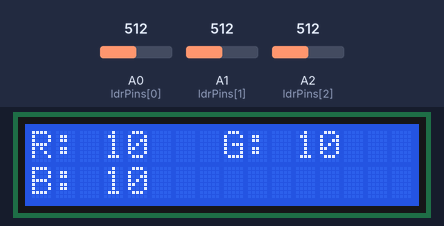
This sketch was run on a simulated Arduino Uno, built with avr-gcc and run on an emulated ATmega328P. Shown: 16×2 character LCD. Inputs (shaded band) come from the test bench; at power-on: A0 (ldrPins[0]) = 512, A1 (ldrPins[1]) = 512, A2 (ldrPins[2]) = 512. What the sketch prints to the serial monitor is not drawn.

Above: at 1.5 s.
1.6 s: A0 (ldrPins[0]) set to 493
At 2.8 s:
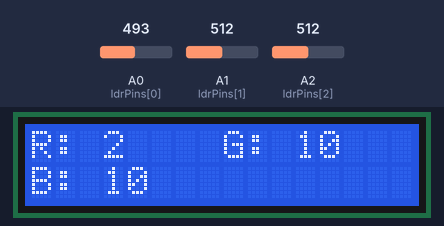
4.6 s: A1 (ldrPins[1]) set to 716
At 5.0 s:
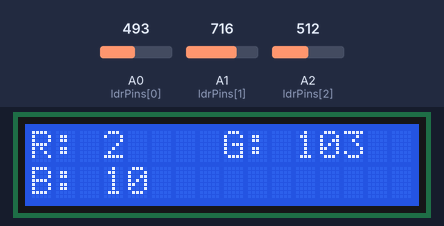
6.1 s: A2 (ldrPins[2]) set to 476
At 7.6 s:
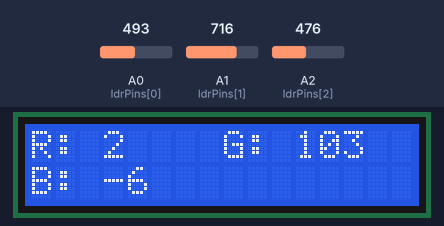
7.9 s: A2 (ldrPins[2]) set to 454
At 8.7 s:
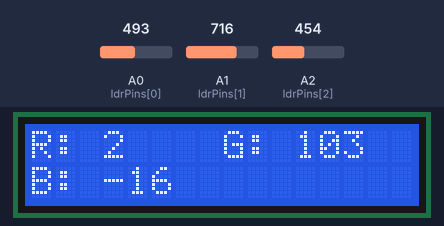
9.4 s: A0 (ldrPins[0]) set to 698
At 10.2 s:
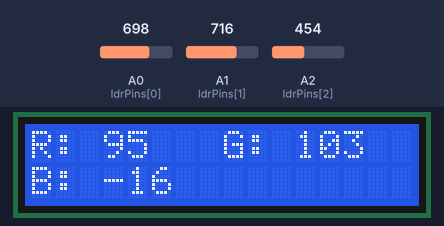
10.9 s: A0 (ldrPins[0]) set to 716
At 12.4 s:
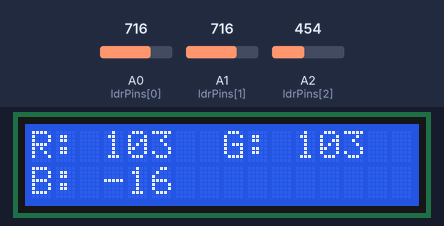
Timing chart, 0 to 13.7 s (numbered marks = the images above; inputs shaded):
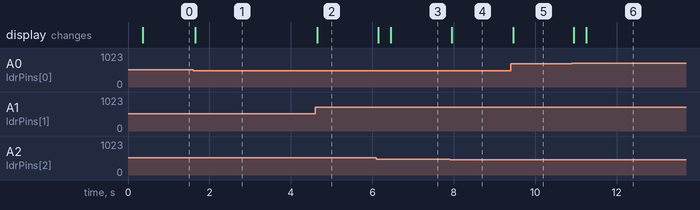

Measured:
- after the input at 1.6 s, the display: changes after 0.05 s (image 1)
- after the input at 4.6 s, the display: changes after 0.05 s (image 2)
- after the input at 6.1 s, the display: first changes at once (image 3 shows a later state)
- after the input at 7.9 s, the display: changes after 0.05 s (image 4)
- after the input at 9.4 s, the display: changes after 0.06 s (image 5)
- after the input at 10.9 s, the display: first changes at once (image 6 shows a later state)

The sketch:

simulation.ino
```cpp
#include <LiquidCrystal.h>

// define the lcd
LiquidCrystal lcd(2,3,4,5,6,7);

// these variables are or the sensor reading process
const int ldrPins[3] = {A0, A1, A2};
short color[3] = {};
double ratio[3] = {1,1,1};

// these values are only for testing
short LM[2][3] = {{}, {1023, 1023, 1023}};

void readColor(bool calibrate = false){
  // declaring a variable to get the average
  short holder[3] = {};

  // read and add all values to get the average
  // since we are using 2 ms delay it will take nearly 20 ms to read the color
  for(size_t i = 0; i < 10; ++i){
    for(size_t j = 0; j < 3; ++j)
      holder[j] += analogRead(ldrPins[j]);
      delay(2);
  }// end of the for loop

  // now get the average
  for (size_t i = 0; i < 3; ++i){
    if (calibrate){
      color[i] = holder[i] / 10 * ratio[i];
    }else{
      color[i] = (holder[i] / 10) * ratio[i];
      color[i] = int(map(color[i], LM[0][i], LM[1][i], 10, 245));
    }
  }
}// end of the read color function

void calibrate(){
  readColor(true); // read the RGB values
  double average = {};
  for (size_t i = 0; i < 3; ++i) average += (float(color[i])/3);
  for (size_t i = 0; i < 3; ++i) ratio[i] = average / color[i];

  // then assign that value to minimum of LM
  readColor(true);
  for (short i = 0; i < 3; ++i)
    LM[0][i] = color[i];

}// end of calibration

void sendBT(){
  Serial.print(color[0]);
  Serial.print(",");
  Serial.print(color[1]);
  Serial.print(",");
  Serial.print(color[2]);
  Serial.println();
}// end of printing details in to the serial monitor and Blutooth

void sendLCD(){
  lcd.clear();
  lcd.setCursor(0,0);
  lcd.print("R:");
  lcd.setCursor(3,0);
  lcd.print(color[0]);

  lcd.setCursor(8,0);
  lcd.print("G:");
  lcd.setCursor(11,0);
  lcd.print(color[1]);

  lcd.setCursor(0,1);
  lcd.print("B:");
  lcd.setCursor(3,1);
  lcd.print(color[2]);

}// end of printing details in to the serial monitor and Blutooth

void setup(){
  lcd.begin(16,2); // for the lcd screen
  delay(200); // wait to start lcd
  Serial.begin(9600); // for the serial monitor and Blutooth
  while(!Serial){} // wait for starting serial
  calibrate(); // calibrate sensors
}// end of void seup

void loop(){
  readColor(); // read the color from the sensor
  sendBT(); // output data using blutooth
  sendLCD(); // output data using LCD screen
}// end of void loop
```
